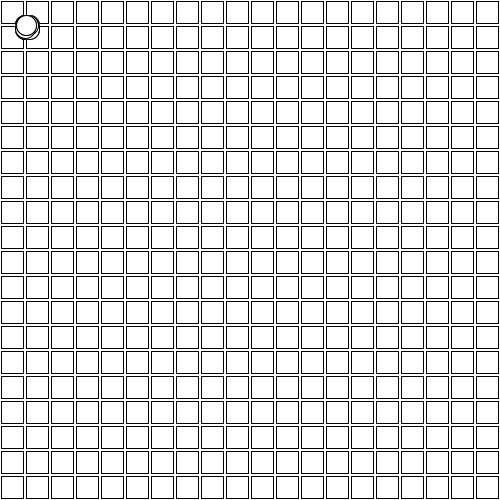
Frame 1 (no input)
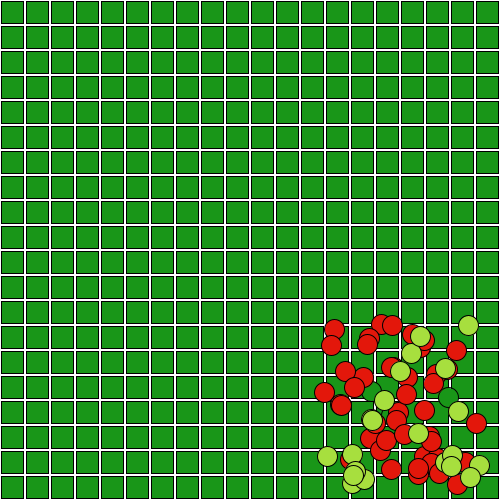
Frame 60 (the mouse pressed at the canvas centre just before this capture)
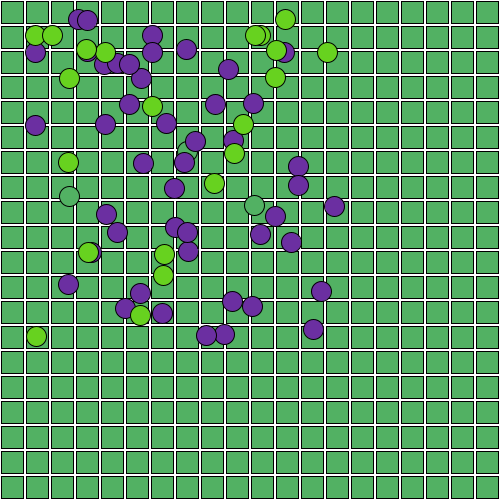
Frame 120 (the mouse held since frame 60 and released just before this capture)

The Processing sketch that drew these frames (run headless with seeded random() and noise(); from frame 60 on, the mouse is pressed at the canvas centre):

// Processing sketch: processing_98392
// ── processing_98392.pde

int Boles=70;
float[] x = new float [Boles];
float[] y = new float [Boles];
float[] vx = new float [Boles];
float[] vy = new float [Boles];       //defineixo variables

void setup(){
  size(500,500);
  for (int i=0; i < Boles; i++){
    x[i]=20;
    y[i]=20;
    vx[i]=random(5,10);
    vy[i]=random(5,10);            //defineixo les boles
  }
}

void draw(){
  background(255,255,255);            
  
  for(int i=1; i<width; i=i+25){      
    for(int j=1; j<height; j=j+25){
      stroke(0);
      strokeWeight(1);
      rect(i,j,22,22);
    }
  }                                    //el fondo per les x i les y

  
  for(int i=0; i < Boles; i++){ 
    x[i]=x[i]+vx[i];
    y[i]=y[i]+vy[i];                            //velocitats per les boles
     
    if(x[i]<20 || x[i]>width-20){
      vx[i]=-vx[i];
      fill(random(255),random(255),random(255));
    }
    if (y[i]<20 || y[i]>height-20){
      vy[i]=-vy[i];
      fill(random(255),random(255),random(255));        //xoc contra les parets
    }
     
    ellipse(x[i], y[i], 20, 20);            //tamany i posicio de les boles
  }
}
